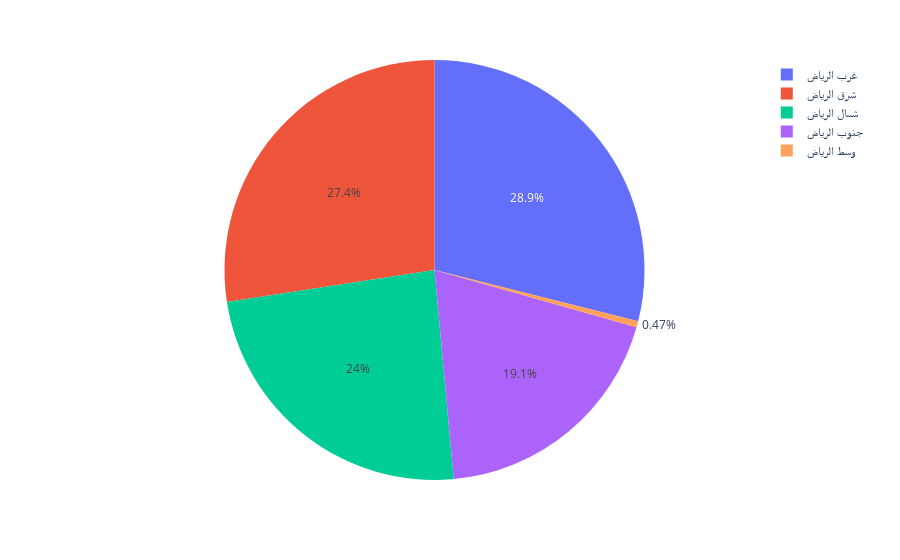

Write notebook code for a chart like this one.
### Code cell
# px.sunburst(DF, path=['location'], values='location')
px.pie(values=[Villa_center,Villa_north,Villa_east,Villa_south,Villa_west], names=names)
# plt.bar(names, values)

### Figure 1 — Plotly figure (JSON) as saved in the notebook; plotly's stock layout.template omitted (floating-point values rounded to 4 significant figures)
{"data": [{"domain": {"x": [0, 1], "y": [0, 1]}, "hovertemplate": "label=%{label}<br>value=%{value}<extra></extra>", "labels": ["وسط الرياض", "شمال الرياض", "شرق الرياض", "جنوب الرياض", "غرب الرياض"], "legendgroup": "", "name": "", "showlegend": true, "type": "pie", "values": [220, 11254, 12844, 8960, 13548]}], "layout": {"legend": {"tracegroupgap": 0}, "margin": {"t": 60}}}
